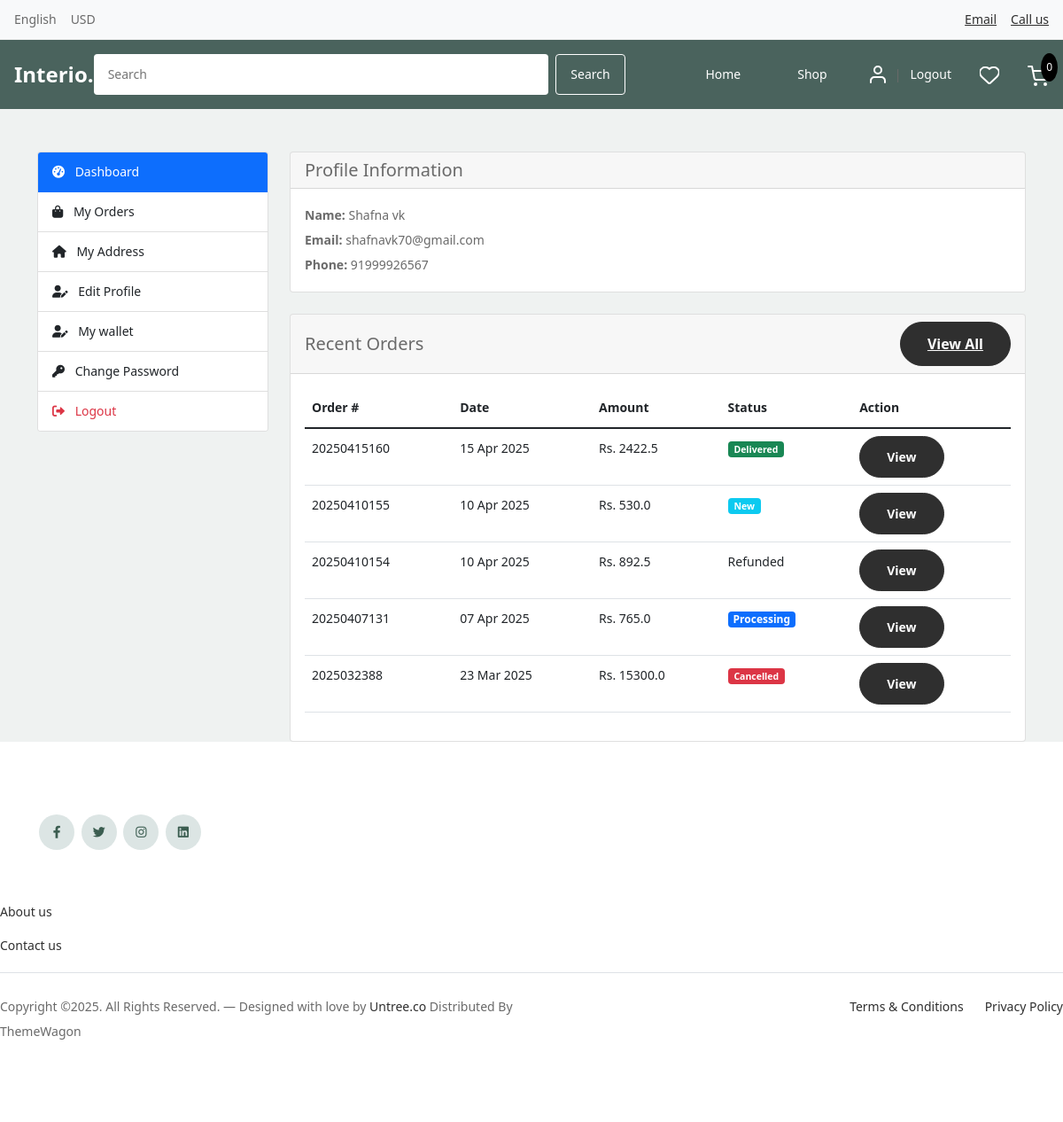
The page /accounts/dashboard/ (signed in) on the database its author committed.
### accounts/models.py (models this page shows, shortened)
class Account(AbstractBaseUser):
    first_name      = models.CharField(max_length=50)
    last_name       = models.CharField(max_length=50)
    username        = models.CharField(max_length=50, unique=True)
    email           = models.EmailField(max_length=100, unique=True)
    phone_number    = models.CharField(max_length=50)
    date_joined     = models.DateTimeField(auto_now_add=True)
    last_login      = models.DateTimeField(auto_now_add=True)
    is_admin        = models.BooleanField(default=False)
    is_staff        = models.BooleanField(default=False)
    is_active       = models.BooleanField(default=False)
    is_superadmin   = models.BooleanField(default=False)
    USERNAME_FIELD = 'email'
    REQUIRED_FIELDS = ['username', 'first_name', 'last_name']
    objects = MyAccountManager()

### orders/models.py (models this page shows, shortened)
class Order(models.Model):
    STATUS = (
        ('New', 'New'),
        ('Processing', 'Processing'),
        ('Shipped', 'Shipped'),
        ('Delivered', 'Delivered'),
        ('Cancelled', 'Cancelled'),
        ('Refunded', 'Refunded'),
    )
    PAYMENT_METHOD = (
        ('COD', 'COD'),
        ('Razorpay', 'Razorpay'),
        ('Wallet', 'Wallet'),
        ('PayPal', 'Paypal'),
    )
    user = models.ForeignKey(Account, on_delete=models.SET_NULL, null=True)
    order_number = models.CharField(max_length=20)
    first_name = models.CharField(max_length=50)
    last_name = models.CharField(max_length=50)
    phone = models.CharField(max_length=15)
    email = models.EmailField(max_length=50)
    address_line_1 = models.CharField(max_length=100)
    address_line_2 = models.CharField(max_length=100, blank=True)
    city = models.CharField(max_length=50)
    state = models.CharField(max_length=50)
    country = models.CharField(max_length=50)
    pincode = models.CharField(max_length=10)
    order_note = models.CharField(max_length=100, blank=True)
    order_total = models.FloatField()
    tax = models.FloatField()
    status = models.CharField(max_length=10, choices=STATUS, default='New')
    ip = models.CharField(blank=True, max_length=20)
    is_ordered = models.BooleanField(default=False)
    payment_method = models.CharField(max_length=20, choices=PAYMENT_METHOD, default='COD')
    created_at = models.DateTimeField(auto_now_add=True)
    updated_at = models.DateTimeField(auto_now=True)
    coupon = models.ForeignKey(Coupon, null=True, blank=True, on_delete=models.SET_NULL)
    discount_amount = models.FloatField(default=0)
    product_discount = models.FloatField(default=0)
    delivery_charge = models.FloatField(default=0)
    estimated_delivery_date = models.DateField(null=True, blank=True)
    tracking_number = models.CharField(max_length=50, blank=True, null=True)
    carrier = models.CharField(max_length=50, blank=True, null=True)
    refund_status = models.CharField(max_length=20, choices=(
        ('Not Requested', 'Not Requested'),
        ('Pending', 'Pending'),
        ('Approved', 'Approved'),
        ('Rejected', 'Rejected'),
        ('Completed', 'Completed'),
    ), default='Not Requested')
    refund_reason = models.TextField(blank=True, null=True)
    refunded_at = models.DateTimeField(null=True, blank=True)

### accounts/views.py (the view)
# urls.py: path('dashboard/', views.dashboard, name='dashboard'),
@login_required(login_url='login')
def dashboard(request):
    orders = Order.objects.filter(user=request.user, is_ordered=True).order_by('-created_at')
    orders_count = orders.count()
    context = {
        'orders_count': orders_count,
        'orders': orders[:5],
    }
    return render(request, 'accounts/dashboard.html', context)

### carts/context_processors.py (called while the page is built)
def counter(request):
    cart_count = 0
    if 'admin' in request.path:
        return {}
    else:
        try:
            cart = Cart.objects.get(cart_id=_cart_id(request))
            cart_items = CartItem.objects.filter(cart=cart, is_active=True)
            for cart_item in cart_items:
                cart_count += cart_item.quantity
        except Cart.DoesNotExist:
            cart_count = 0
    return dict(cart_count=cart_count)

### carts/views.py (called while the page is built)
def _cart_id(request):
    cart = request.session.session_key
    if not cart:
        cart = request.session.create()
    return cart

### category/context_processors.py (called while the page is built)
def menu_links(request):
    links = Category.objects.all()
    return dict(links=links)

### templates/accounts/dashboard.html
{% extends 'base.html' %}
{% load static %}
{% block content %}
<div class="container mt-5">
    <div class="row">
        <div class="col-md-3">
            <div class="card">
                <div class="list-group list-group-flush">
                    <a href="{% url 'dashboard' %}" class="list-group-item list-group-item-action active">
                        <i class="fas fa-tachometer-alt me-2"></i> Dashboard
                    </a>
                    <a href="{% url 'my_orders' %}" class="list-group-item list-group-item-action">
                        <i class="fas fa-shopping-bag me-2"></i> My Orders
                    </a>
                    <a href="{% url 'manage_addresses' %}" class="list-group-item list-group-item-action">
                        <i class="fas fa-home me-2"></i> My Address
                    </a>
                    <a href="{% url 'edit_profile' %}" class="list-group-item list-group-item-action">
                        <i class="fas fa-user-edit me-2"></i> Edit Profile
                    </a>
                    <a href="{% url 'my_wallet' %}" class="list-group-item list-group-item-action">
                        <i class="fas fa-user-edit me-2"></i> My wallet
                    </a>
                    <a href="{% url 'change_password' %}" class="list-group-item list-group-item-action">
                        <i class="fas fa-key me-2"></i> Change Password
                    </a>
                    <a href="{% url 'logout' %}" class="list-group-item list-group-item-action text-danger">
                        <i class="fas fa-sign-out-alt me-2"></i> Logout
                    </a>
                </div>
            </div>
        </div>
        <div class="col-md-9">
            <div class="card mb-4">
                <div class="card-header">
                    <h5 class="mb-0">Profile Information</h5>
                </div>
                <div class="card-body">
                    <div class="row">
                        <div class="col-sm-6">
                            <p class="mb-0"><strong>Name:</strong> {{ request.user.first_name }} {{ request.user.last_name }}</p>
                            <p class="mb-0"><strong>Email:</strong> {{ request.user.email }}</p>
                            <p class="mb-0"><strong>Phone:</strong> {{ request.user.phone_number }}</p>
                        </div>
                    </div>
                </div>
            </div>
            <div class="card">
                <div class="card-header d-flex justify-content-between align-items-center">
                    <h5 class="mb-0">Recent Orders</h5>
                    <a href="{% url 'my_orders' %}" class="btn btn-link">View All</a>
                </div>
                <div class="card-body">
                    {% if orders %}
                    <div class="table-responsive">
                        <table class="table">
                            <thead>
                                <tr>
                                    <th>Order #</th>
                                    <th>Date</th>
                                    <th>Amount</th>
                                    <th>Status</th>
                                    <th>Action</th>
                                </tr>
                            </thead>
                            <tbody>
                                {% for order in orders %}
                                <tr>
                                    <td>{{ order.order_number }}</td>
                                    <td>{{ order.created_at|date:"d M Y" }}</td>
                                    <td>Rs. {{ order.order_total }}</td>
                                    <td>
                                        {% if order.status == 'New' %}
        <span class="badge bg-info text-white">New</span>
    {% elif order.status == 'Cancelled' %}
        <span class="badge bg-danger text-white">Cancelled</span>
    {% elif order.status == 'Pending' %}
        <span class="badge bg-warning text-dark">Pending</span>
    {% elif order.status == 'Processing' %}
        <span class="badge bg-primary text-white">Processing</span>
    {% elif order.status == 'Shipped' %}
        <span class="badge bg-secondary text-white">Shipped</span>
    {% elif order.status == 'Delivered' %}
        <span class="badge bg-success text-white">Delivered</span>
    {% else %}
        {{ order.status }}
    {% endif %}
                                    </td>
                                    <td>
                                        <a href="{% url 'order_detail' order.id %}" class="btn btn-sm btn-outline-primary">View</a>
                                    </td>
                                </tr>
                                {% endfor %}
                            </tbody>
                        </table>
                    </div>
                    {% else %}
                    <p class="text-center mb-0">No orders found.</p>
                    {% endif %}
                </div>
            </div>
        </div>
    </div>
</div>
{% endblock %}

### static/css/style.css (style rules this page uses)
body { overflow-x: hidden; position: relative; }
body { font-family: "Inter", sans-serif; font-weight: 400; line-height: 28px; color: #6a6a6a; font-size: 14px; background-color: #eff2f1; }
a { text-decoration: none; -webkit-transition: .3s all ease; -o-transition: .3s all ease; transition: .3s all ease; color: #2f2f2f; text-decoration: underline; }
.btn { font-weight: 600; padding: 12px 30px; border-radius: 30px; color: #ffffff; background: #2f2f2f; border-color: #2f2f2f; }
.badge.bg-primary { font-size: 0.75rem; padding: 0.25em 0.5em; }

### templates/includes/header.html (style rules this page uses)
* { margin: 0; padding: 0; box-sizing: border-box; font-family: system-ui, -apple-system, BlinkMacSystemFont, 'Segoe UI', sans-serif; }

### rows shown on the page
Account: user.first_name "Shafna", user.last_name "vk", user.email "shafnavk70@gmail.com", user.phone_number "91999926567"
Order: order_number "20250415160", created_at "15 Apr 2025", order_total "2422.5", status "Delivered"
Order: order_number "20250410155", created_at "10 Apr 2025", order_total "530.0", status "New"
Order: order_number "20250410154", created_at "10 Apr 2025", order_total "892.5", status "Refunded"
Order: order_number "20250407131", created_at "07 Apr 2025", order_total "765.0", status "Processing"
Order: order_number "2025032388", created_at "23 Mar 2025", order_total "15300.0", status "Cancelled"

### other values the page prints
{{ cart_count }} "0"
